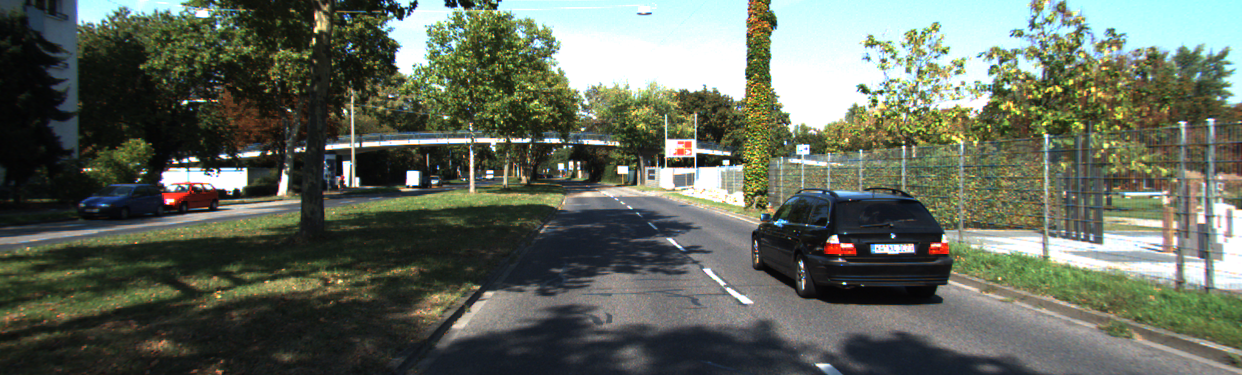
#> input picture Assignment1/q2/image.png, 1242 x 375 px
$ python script.py
#> lines starting #> are read from the running program, lines starting #| are printed output that depends on the picture
import matplotlib.pyplot as plt
import math
from PIL import Image,ImageDraw
import matplotlib.mlab as mlab
from numpy import linalg as LA
import numpy as np
import cv2
import math


K = np.array([[7.2153e+02,0,6.0955e+02],[0,7.2153e+02,1.7285e+02],[0,0,1]])
height_camera = 1.65
#Drawing the lines in the image
def draw_line(img,points):
	color_of_line = (22,250,7)
	line_width = 2
	cv2.line(img,(points[0][0],points[1][0]),(points[0][1],points[1][1]),color_of_line,line_width)
	cv2.line(img,(points[0][3],points[1][3]),(points[0][1],points[1][1]),color_of_line,line_width)
	cv2.line(img,(points[0][2],points[1][2]),(points[0][3],points[1][3]),color_of_line,line_width)
	cv2.line(img,(points[0][0],points[1][0]),(points[0][2],points[1][2]),color_of_line,line_width)
	cv2.line(img,(points[0][4],points[1][4]),(points[0][5],points[1][5]),color_of_line,line_width)
	cv2.line(img,(points[0][7],points[1][7]),(points[0][5],points[1][5]),color_of_line,line_width)
	cv2.line(img,(points[0][6],points[1][6]),(points[0][7],points[1][7]),color_of_line,line_width)
	cv2.line(img,(points[0][6],points[1][6]),(points[0][4],points[1][4]),color_of_line,line_width)
	cv2.line(img,(points[0][0],points[1][0]),(points[0][4],points[1][4]),color_of_line,line_width)
	cv2.line(img,(points[0][2],points[1][2]),(points[0][5],points[1][5]),color_of_line,line_width)
	cv2.line(img,(points[0][6],points[1][6]),(points[0][1],points[1][1]),color_of_line,line_width)
	cv2.line(img,(points[0][7],points[1][7]),(points[0][3],points[1][3]),color_of_line,line_width)

def get_projection_matrix(x,y):
	[tx,ty,tz] = np.dot(np.linalg.inv(K),np.array([x,y,1]))
	tx = (tx / ty)*height_camera
	tz = (tz / ty)*height_camera
	ty = (ty / ty)*height_camera
	c = (math.cos(-2.5*(math.pi/180)))
	s = (math.sin(-2.5*(math.pi/180)))
	Projection_matrix = np.array([[ c, 0, s,  tx],[ 0, 1, 0,1.65],[-s, 0, c,  tz]])
	Projection_matrix = np.dot(K,Projection_matrix)
	return Projection_matrix


img = Image.open('image.png')
#> img is the input picture: PIL image 1242x375 RGB; mean R, G, B 98, 105.2, 92.6

x = 752
y = 260


# Giving the Physical world cordinated mapped to the points
car_z = 4.10
car_y = 1.38
car_x = 1.51

X = [0,car_x,0,car_x,0,0,car_x,car_x]
Y = [0,0,-car_y,-car_y,0,-car_y,0,-car_y]
Z = [0,0,0,0,-car_z,-car_z,-car_z,-car_z]
R = np.array([X,Y,Z,np.ones(8)])
Projection_matrix = get_projection_matrix(x,y)
print("The Projection_matrix is :")
print(Projection_matrix)
relative_points = np.dot(Projection_matrix,R)
# Making the last row as one and dividing the rest of the rows by last row
for i in range(3):
    for j in range(8):
        relative_points[i][j] = relative_points[i][j]/relative_points[2][j]

# Making the real points real so that they can be plotted on the image
relative_points = np.round(relative_points).astype(int)
img = np.array(img)
ax,ay,az = relative_points
plt.scatter(ax,ay)
draw_line(img,relative_points)
#> in draw_line, `cv2.line(img,(points[0][0],points[1][0]),(points[0][4],points[1][4]),c..`: img: shape (375, 1242, 3); mean R, G, B 97.8, 106.1, 92.3
#> in draw_line, `cv2.line(img,(points[0][2],points[1][2]),(points[0][5],points[1][5]),c..`: img: shape (375, 1242, 3); mean R, G, B 97.7, 106.2, 92.3
#> in draw_line, `cv2.line(img,(points[0][7],points[1][7]),(points[0][3],points[1][3]),c..`:
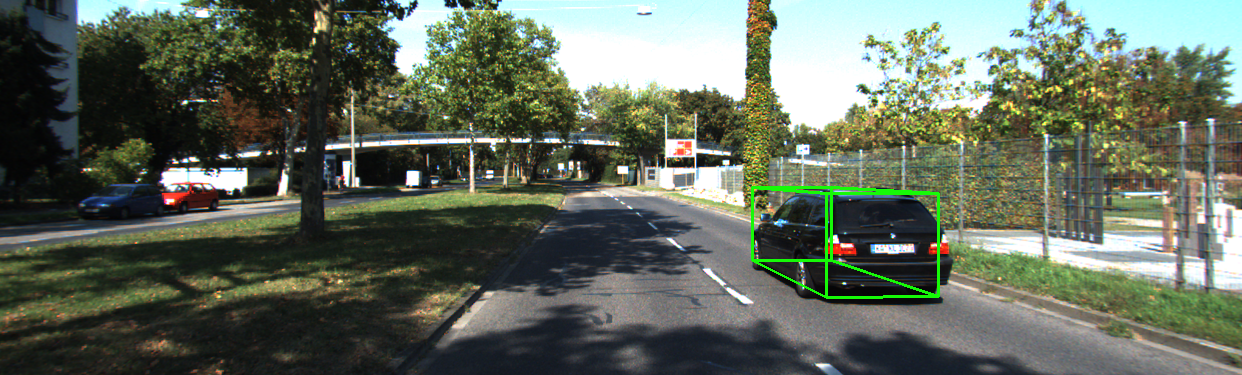
#> img: shape (375, 1242, 3); mean R, G, B 97.7, 106.4, 92.2
# Showing the plot and image
plt.imshow(img)
plt.show()
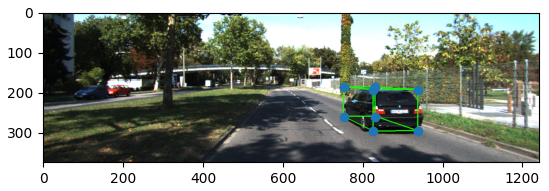
#> figure drawn by matplotlib, 1 panel
